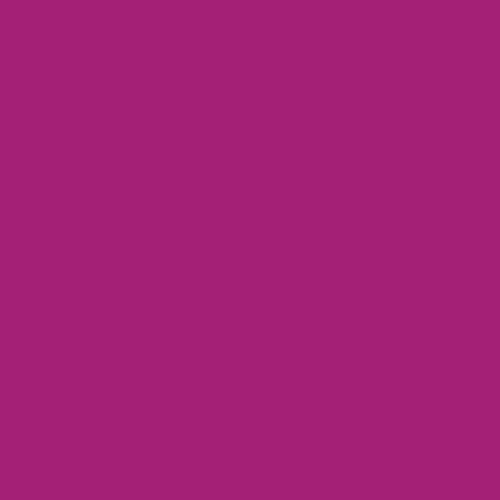
Frame 1 (no input)
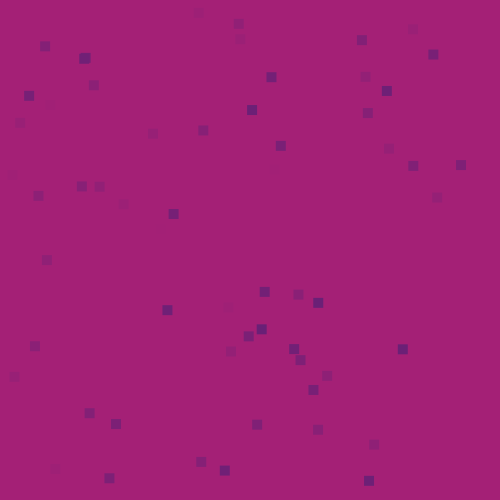
Frame 60 (the mouse pressed at the canvas centre just before this capture)
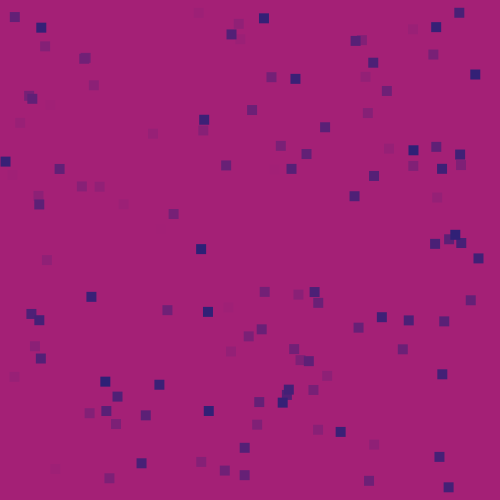
Frame 120 (the mouse held since frame 60 and released just before this capture)

The Processing sketch that drew these frames (run headless with seeded random() and noise(); from frame 60 on, the mouse is pressed at the canvas centre):

// Processing sketch: processing_116597
// ── processing_116597.pde

int redvalue = int(random (0, 255));
int greenvalue = int(random(125));
int bluevalue = int(random(125));
int redding = 0;

void setup() {
  
  size (500, 500);
  background (redvalue, greenvalue, bluevalue);
}




void draw() {
  
 fill (redvalue, greenvalue,bluevalue);
 noStroke ();
 rect (random(490), random(490), 10, 10);
  
 if (redding == 0) {
redvalue --; // this bit decrements the red value;
 }
 
  if (redding == 1) {
redvalue ++; // this bit increments the red value;
 }
  
 if (redvalue == 0){
   redding = 1;
 }

  if (redvalue == 255){
   redding = 0;
 }


 
 
}
